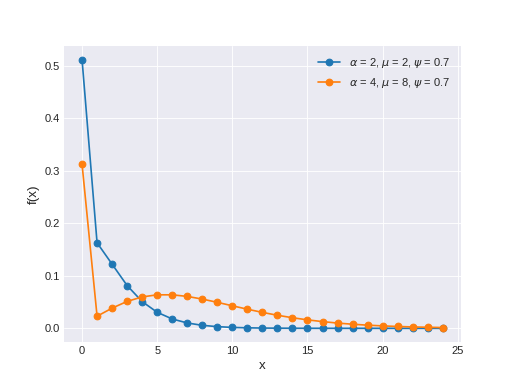

Reproduce this figure in Python.
import matplotlib.pyplot as plt
import numpy as np
import scipy.stats as st
from scipy import special
plt.style.use('seaborn-darkgrid')

def ZeroInfNegBinom(a, m, psi, x):
    pmf = special.binom(x + a - 1, x) * (a / (m + a))**a * (m / (m + a))**x
    pmf[0] = (1 - psi) + pmf[0]
    pmf[1:] =  psi * pmf[1:]
    pmf /= pmf.sum()
    return pmf

x = np.arange(0, 25)
alphas = [2, 4]
mus = [2, 8]
psis = [0.7, 0.7]
for a, m, psi in zip(alphas, mus, psis):
    pmf = ZeroInfNegBinom(a, m, psi, x)
    plt.plot(x, pmf, '-o', label=r'$\alpha$ = {}, $\mu$ = {}, $\psi$ = {}'.format(a, m, psi))
plt.xlabel('x', fontsize=12)
plt.ylabel('f(x)', fontsize=12)
plt.legend(loc=1)
plt.show()
